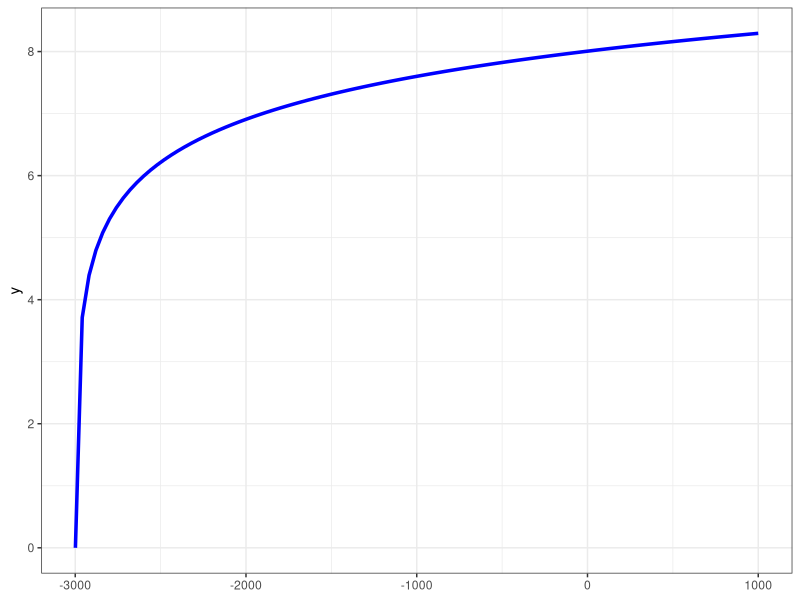
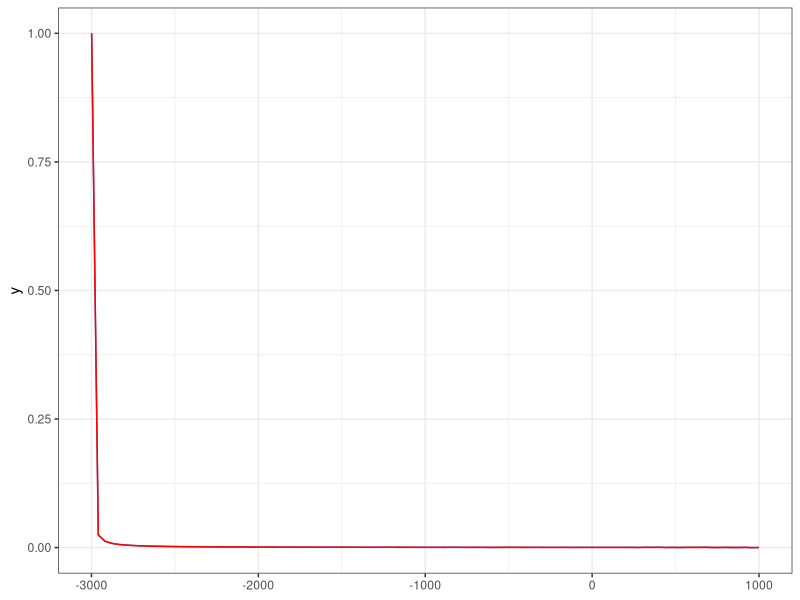

Recreate these plots in R, in order.
## ---- chunk 1
knitr::opts_chunk$set(echo = TRUE)
library(knitr)
library(tidyverse)
library(pracma) 
## ---- chunk 2
u <- function(x){log(x+3000)}

ggplot()+
  geom_function(fun=u, linewidth=1.2, color="blue", xlim=c(-2999, 1000))+
  theme_bw()
## ---- chunk 3
m <- 760/0.92
X <- c(1000, 2*m-1000, 1000-2*m, -1000)
X
## ---- chunk 4
P <- c(0.42, 0.28, 0.18, 0.12)
## ---- chunk 5
E_x <- sum(X*P)
E_x

## ---- chunk 6
u(X)
E_u <- sum(u(X)*P)
E_u
## ---- chunk 7
xc_f <- function(x){u(x)-E_u}


xc <- newtonRaphson(xc_f, 500)$root
xc
## ---- chunk 8
prima <- E_x-xc
prima
## ---- chunk 9
r <- function(x){-fderiv(u,x,n=2, method="central")/fderiv(u,x,n=1,  method="central")}



ggplot()+
  geom_function(fun=r, xlim=c(-2999, 1000), color="#555AAA")+
  geom_function(fun=function(x)1/(x+3000), xlim=c(-2999, 1000), color="red")+
  theme_bw()
